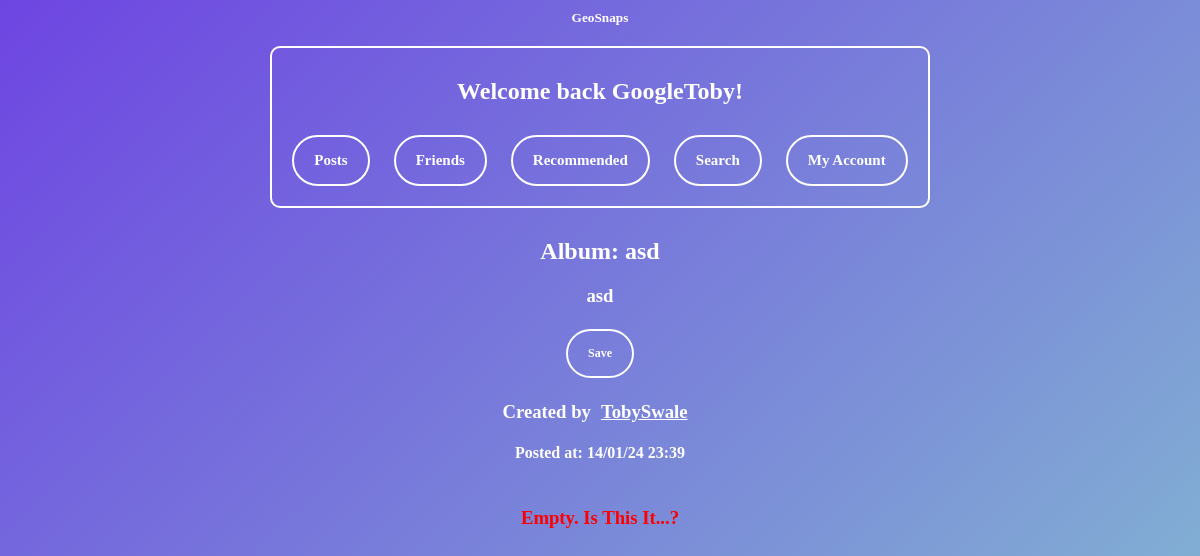
/viewalbum?id=1543 (signed in), run on the app's committed database.
### tables this page shows
CREATE TABLE "friendrequests" (
	"usersend"	TEXT,
	"userreceive"	TEXT,
	"status"	INTEGER DEFAULT 0
, "timesent"	TEXT);

CREATE TABLE "Posts" (
	"text"	TEXT,
	"timeposted"	TEXT,
	"user"	TEXT NOT NULL,
	"id"	INTEGER NOT NULL UNIQUE,
	"filename"	TEXT,
	"descr"	TEXT,
	"likes"	INTEGER DEFAULT 0,
	"dislikes"	INTEGER DEFAULT 0,
	"privacy"	TEXT,
	"lng"	TEXT,
	"lat"	TEXT,
	"album"	TEXT,
	"country"	TEXT,
	"city"	TEXT,
	"town"	TEXT,
	PRIMARY KEY("id" AUTOINCREMENT)
);

### main.py (the view, shortened to what this page needs)
@web_site.route('/viewalbum', methods=['GET', 'POST'])
def viewalbum():
    listofpostids = []
    sorteddatetime = {}
    username = session["username"]
    albumid = request.args.get('id')
    con = sqlite3.connect('database.db')
    con.row_factory = sqlite3.Row
    sql = "SELECT privacy,user FROM Posts WHERE id = ?"
    cursor = con.cursor()
    cursor.execute(sql, (albumid,))
    postinfo = cursor.fetchall()
    if not postinfo:
        return render_template('404.html')
    getprivacy = postinfo[0]['privacy']
    getuser = postinfo[0]['user']
    sql = "SELECT status FROM friendrequests WHERE usersend = ? AND userreceive = ? "
    cursor = con.cursor()
    cursor.execute(sql, (username, getuser,))
    getstatus = cursor.fetchone()
    if getstatus is None:
        getstatus = "0"
    getstatus = getstatus[0]
    if getprivacy == "private" and getstatus != 2 and getuser != username:
        return redirect(url_for('viewaccount', id=getuser))
    con.row_factory = sqlite3.Row
    cursor = con.cursor()
    sql = "SELECT postid FROM albums WHERE albumid = ?"
    cursor.execute(sql, (albumid,))
    for row in cursor.fetchall():
        listofpostids.append(row[0])
    datetimedict = {}
    unformatposts = []
    sortedpostids = []
    for i in sorteddatetime:
        sortedpostids.append(i[0])  # once the dictinary is sorted in seconds ago then remove the seconds so just a list of postids in chronological order
    sortedpostids += unformatposts
    lnglatpoints = []
    filenames = []
    con.row_factory = sqlite3.Row
    cursor = con.cursor()
    postinfo = []
    cursor = con.cursor()
    con.row_factory = sqlite3.Row
    sql = "Select * FROM Posts WHERE id = ?"
    cursor = con.cursor()
    cursor.execute(sql, (albumid,))
    rows2 = cursor.fetchall() # rows 2 is for album info
    con = sqlite3.connect('database.db')
    sql = "SELECT savedpostid FROM savedposts WHERE savedpostid = ? and username = ?"
    cursor = con.cursor()
    cursor.execute(sql, (albumid, username))
    getsavedid = cursor.fetchone()
    if getsavedid is not None:
        checksaved = True
    else:
        checksaved = False
    imagesize = []
    return render_template("viewalbum.html", rows=postinfo, rows2=rows2,username=username, checksaved = checksaved, lnglatpoints = lnglatpoints, filenames = filenames,imagesize =imagesize)

### templates/viewalbum.html (shortened to what this page needs)
{% extends 'base.html' %}
{% block content %}
{% for row2 in rows2 %}
  <div class="text-container">
    <h2>Album: {{row2['text']}} </h2>
    <h3>{{row2['descr']}}</h3>
  </div>
<form method="POST">
  {% if checksaved == False %}
    <p><input type="submit" value="Save" name="save"></p>
  {% else %}
    <p><input type="submit" value="Unsave" name="unsave"></p>
  {% endif %}
</form>
<div class="namelink">
  {% if row2["user"] != username %}
    <h3>Created by<a href="/viewaccount?id={{row2['user']}}">{{row2['user']}}</a></h3>
  {% else %}
    <h3>Created by<a href="/account">{{row2['user']}}</a></h3>
  {% endif %}
  </div>
  {% if row2["timeposted"][-5:] == "12:51" %}
        <h4>Posted at: {{row2["timeposted"]}} ;)</h4><br><br>
  {% else %}
        <h4>Posted at: {{row2["timeposted"]}}</h4><br><br>
  {% endif %}
  {% if not rows %}
    <h3 style="color: red;">Empty. Is This It...?</h3>
  {% endif %}
<body>
  <div id="map" style="height: 600px;" class="map-container-big"></div>
</body>
<br>
{% endfor %}
{% endblock %}

### templates/base.html (shortened to what this page needs)
<html>
<head>
<link href="/static/style.css" rel="stylesheet">
</head>
<body>
<a href='/GeoSnaps' style="display: block; text-decoration: none; color: white; pointer-events: none;">
  <h5 style="margin: 0px;">
    <span style="pointer-events: auto;">GeoSnaps</span>
  </h5>
</a>
<div class="buttonbox">
  {% if session["username"] %}
    <h2>Welcome back {{ session["username"] }}!</h2>
    <a href ='/allposts' class="linkbutton">Posts</a>
    <a href ='/friends' class="linkbutton">Friends</a>
    <a href ='/recommended' class="linkbutton">Recommended</a>
    <a href ='/search' class="linkbutton">Search</a>
    <a href ='/account' class="linkbutton">My Account</a>
  {% else %}
    <h2>You are not logged in</h2>
    <a href ='/Index' class="linkbutton">Register</a>
    <a href ='/login' class="linkbutton">Login</a>
  {% endif %}
</div>
  {% block content %}{% endblock %}
</body>
</html>

### static/style.css (style rules this page uses)
body { background: linear-gradient(to bottom right, #6e45e2, #88d3ce); text-align: center; }
h2 { color:white; font-family:Verdana; }
h3 { color:white; font-family:Verdana; }
h4 { color:white; font-family:Verdana; margin-bottom: -10; }
h5 { color:white; font-family:Verdana; }
a { font-weight:bold; text-decoration:none; margin:10px; }
input[type=button], input[type=submit] { background-color: transparent; border: 2px solid white; font-family: "Verdana"; font-weight: 700; font-size: 12px; border-radius: 30px; color: white; padding: 15px 20px; text-decoration: none; margin: 4px 2px; cursor: pointer; align-items: center; justify-content: center; }
.linkbutton { display: inline-flex; align-items: center; justify-content: center; padding: 15px 20px; font-family: "Verdana"; font-weight: 700; font-size: 15px; text-decoration: none; color: #FFFFFF; border: 2px solid #FFFFFF; border-radius: 30px; }
.buttonbox { border: 2px solid white; border-radius: 10px; padding: 10px; margin: 10px; display: inline-block; }
.text-container { margin: 0 auto; text-align: center; width: 50%; max-width: 600px; overflow-wrap: anywhere; }
.map-container-big { width: 80%; height: 500px; margin-top: 10px; border-radius: 10px; overflow: hidden; margin: auto; }

### templates/viewalbum.html (style rules this page uses)
.namelink a { text-decoration: underline; color: white; font-family:Verdana; }

### data on the page
friendrequests: username "GoogleToby"
Posts: text "asd", descr "asd", user "TobySwale", timeposted "14/01/24 23:39"
